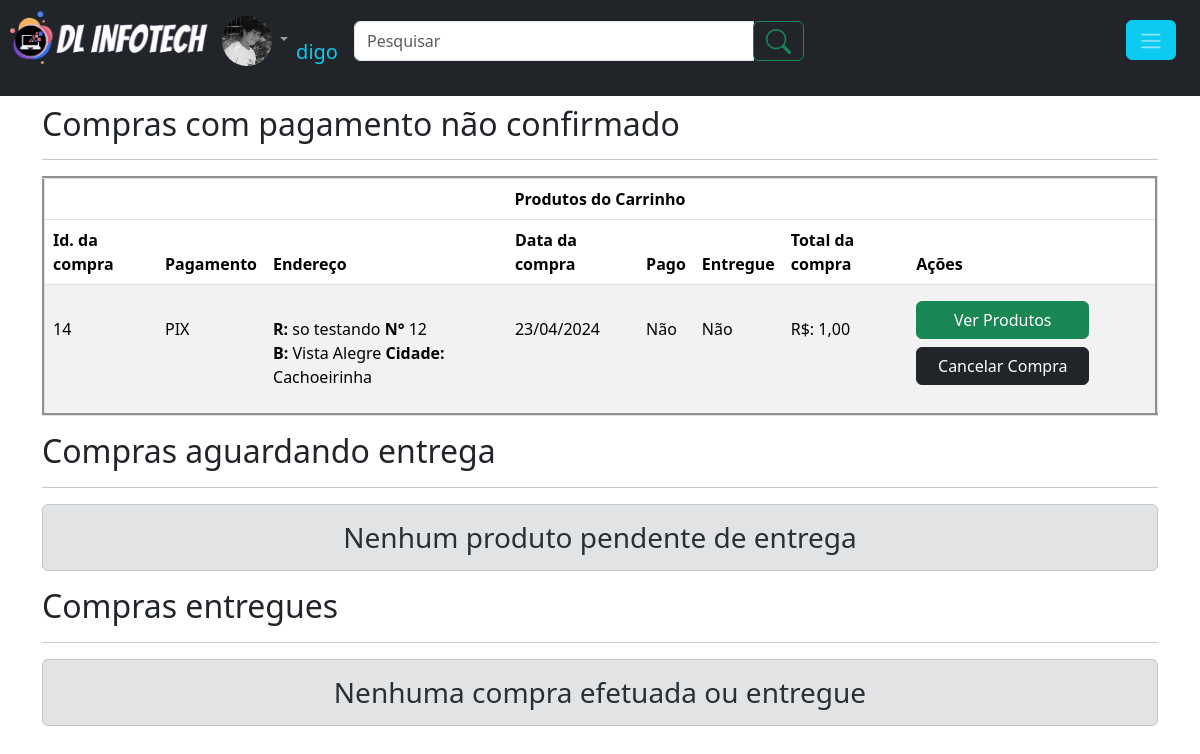
The app's page /usuario/compras.php (signed in), older data.
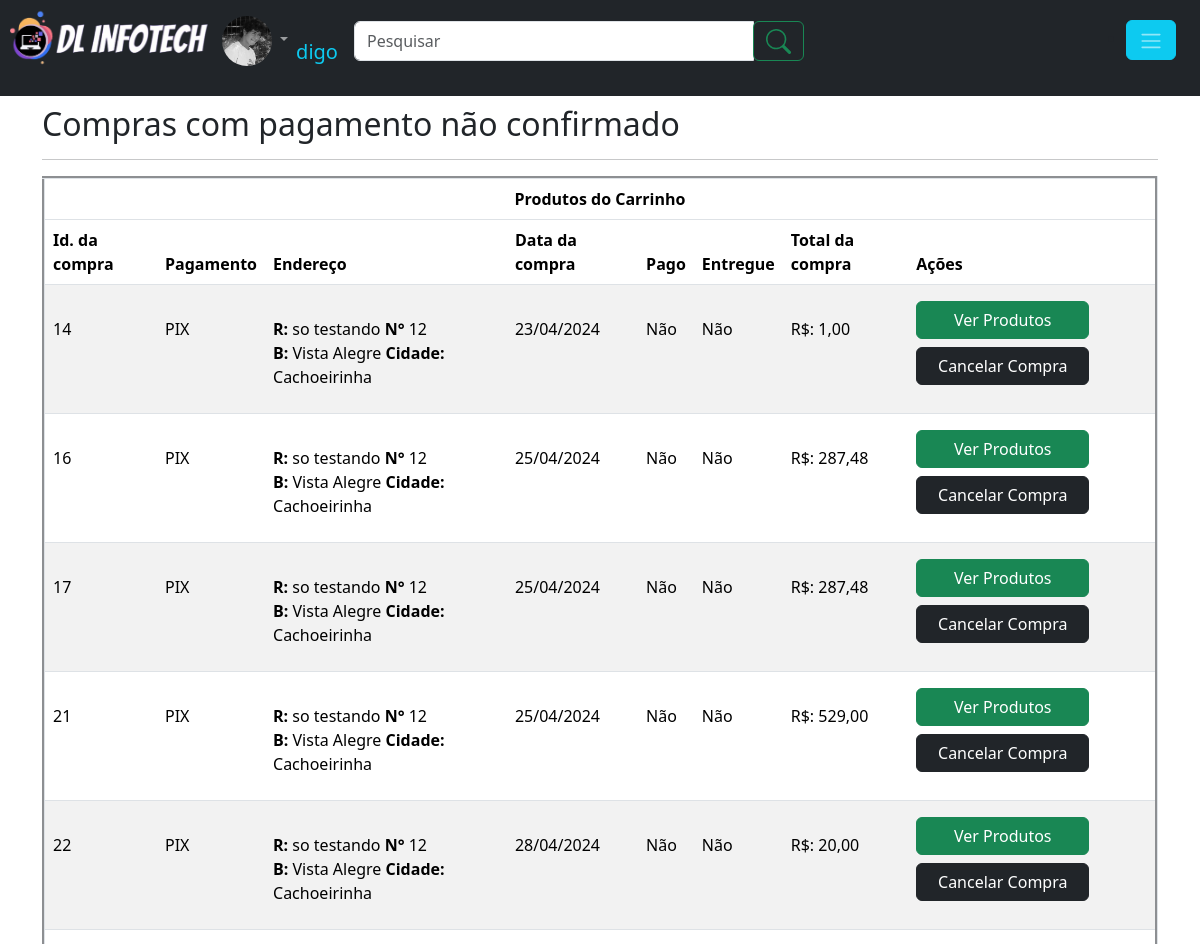
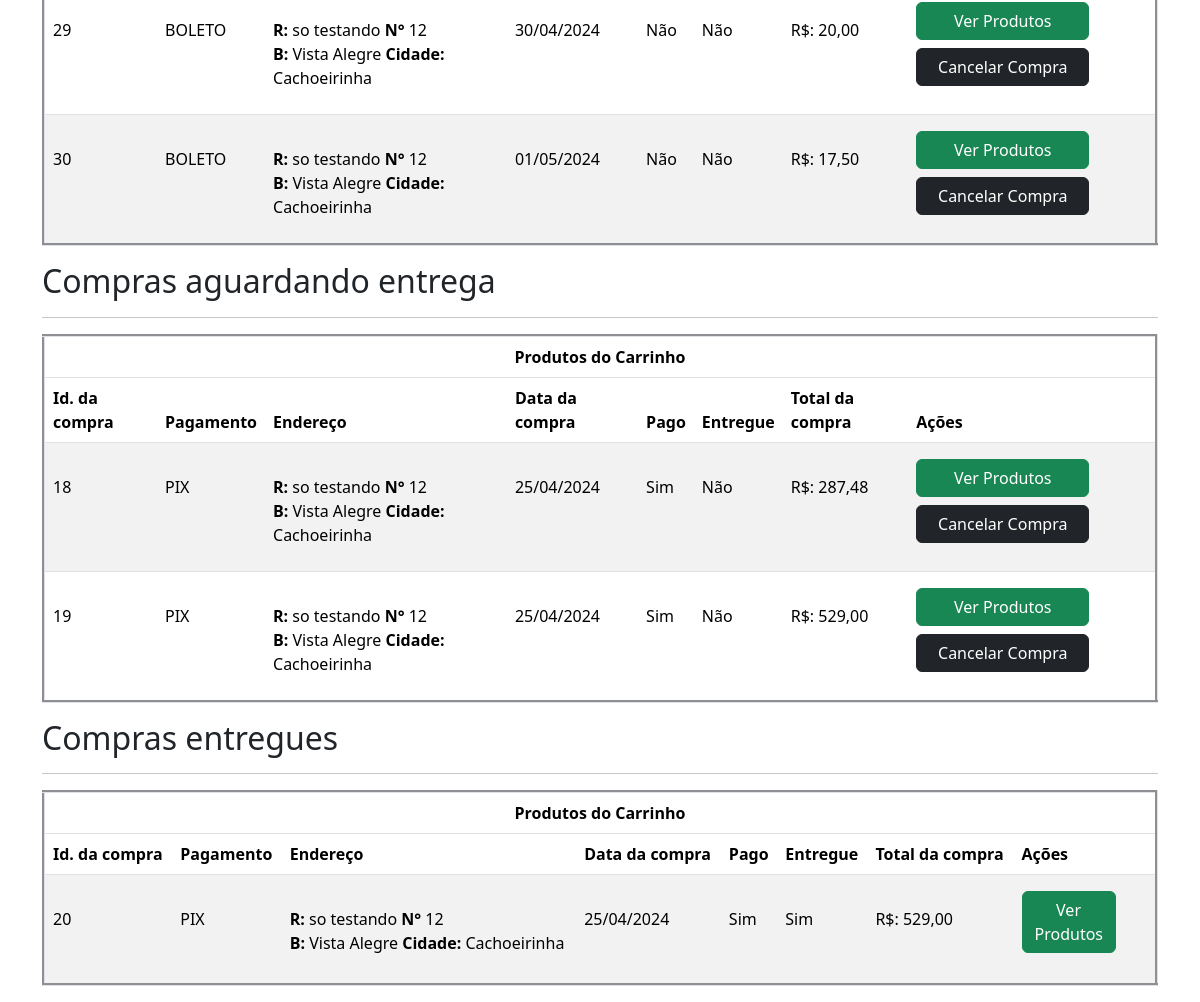
The same page, newer data (2 pictures, top to bottom).
### tables this page shows
CREATE TABLE `compras` (
  `id_compra` int(11) NOT NULL,
  `id_usuario` int(11) NOT NULL,
  `id_endereco` int(11) NOT NULL,
  `data` datetime NOT NULL,
  `total` double(10,2) NOT NULL,
  `autorizado` int(1) NOT NULL,
  `entregue` int(1) NOT NULL,
  `pagamento` varchar(30) NOT NULL,
  `parcelas` int(3) NOT NULL
);

CREATE TABLE `endereco_usuario` (
  `id_endereco` int(11) NOT NULL,
  `id_usuario` int(11) NOT NULL,
  `CEP` varchar(9) NOT NULL,
  `logradouro` varchar(120) NOT NULL,
  `bairro` varchar(60) NOT NULL,
  `cidade` varchar(60) NOT NULL,
  `UF` varchar(2) NOT NULL,
  `numero` int(6) NOT NULL,
  `complemento` varchar(60) NOT NULL,
  `ponto_referencia` varchar(100) NOT NULL,
  `retirada_com` varchar(100) NOT NULL,
  `telefone_entrega` varchar(15) NOT NULL
);

### verifica_session.php (called while the page is built, shortened)
<?php
if(empty($_SESSION['id_usuario'])){
	$logado = 0;
	session_destroy();
	}else{
	$logado = 1;
        $id_usuario = $_SESSION['id_usuario'];
        $foto = $_SESSION['foto'];
        $apelido = $_SESSION['apelido'];
	}
?>

### usuario/compras.php (the view, shortened to what this page needs)
<?php
require_once('../verifica_session.php');
require_once("../database.php");
$sql = "SELECT * FROM compras WHERE id_usuario = '".$id_usuario."'";
$consulta = $conexao->query($sql);
$dados_a = $consulta->fetchALL(PDO::FETCH_ASSOC);
require_once 'cabecalho.php';
?>
<div class="container" style="margin-top:105px">
<h2>Compras com pagamento não confirmado</h2><hr>
<?php
$cont=0;
foreach($dados_a as $d_1){
if($d_1['autorizado'] == 0){ $cont += 1;}
}
if($cont > 0){
	  echo '<table class="table table-striped mt-2" border="3">
                <thead>
                    <tr align="center">
                        <th colspan="8">Produtos do Carrinho</th>
                    </tr>
                    <tr>
                        <th>Id. da compra</th>
                        <th>Pagamento</th>
                        <th>Endereço</th>
                        <th>Data da compra</th>
                        <th>Pago</th>
                        <th>Entregue</th>
                        <th>Total da compra</th>
                        <th>Ações</th>
                    </tr>
                </thead>
                <tbody>';
                foreach ($dados_a as $d_2){
                $id_compra = $d_2['id_compra'];
		if($d_2['autorizado'] == 0 && $d_2['entregue'] == 0 ){
                $sql = "SELECT * FROM compras  WHERE id_compra = ?";
                $consulta = $conexao->prepare($sql);
                $consulta->execute(array($id_compra));
                $dados = $consulta->fetch(PDO::FETCH_ASSOC);
                $data = $d_2['data'];
                $total= $d_2['total'];
                $autorizado= $d_2['autorizado'];
				if($autorizado == 0){ $pago = 'Não';
				}else{
					$pago = 'Sim';
				}
                $entregue= $dados['entregue'];
				if($entregue == 0){ $ent = 'Não';
				}else{
					$ent = 'Sim';
				}
				$pagamento= $d_2['pagamento'];
				$id_endereco = $d_2['id_endereco'];
				$sqlend = "SELECT * FROM endereco_usuario WHERE id_endereco = '".$id_endereco."'";
				$consultaend = $conexao->query($sqlend);
				$dados_end = $consultaend->fetch(PDO::FETCH_ASSOC);
				$endereco = '<strong>R:</strong> '.$dados_end['logradouro'].' <strong>N°</strong> '.$dados_end['numero'].'<br><strong>B: </strong>'.$dados_end['bairro'].' <strong>Cidade:</strong> '.$dados_end['cidade'].'';
			    echo '<tr style="height: 110px">
                <td><P class="mt-4">'.$id_compra.'</P></td>
                <td><P class="mt-4">'.$pagamento.'</P></td>
                <td><P class="mt-4">'.$endereco.'</P></td>
                <td><P class="mt-4">'.date_format(new DateTime($data),"d/m/Y").'</P></td>
                <td><P class="mt-4">'.$pago.'</P></td>
                <td><P class="mt-4">'.$ent.'</P></td>
                <td><P class="mt-4"> R$: '.number_format($total,2,',','.').'</P></td>
                <td><a class="btn btn-success w-75 mt-2" href="?ver_pr_compra='.$id_compra.'">Ver Produtos</a>
                <a class="btn btn-dark mt-2 w-75" href="?cancelar_compra='.$id_compra.'">Cancelar Compra</a></td></tr>
';
				}}}else{ echo '<h3 class="alert alert-secondary text-center">Nenhum produto pendente de aprovação de pagamento</h3>';}
	echo '</tbody></table>';
?>
<h2>Compras aguardando entrega</h2><hr>
<?php
$cont_ent=0;
foreach($dados_a as $d_1){
if($d_1['autorizado'] == 1 && $d_1['entregue'] == 0){ $cont_ent += 1;}
}
if($cont_ent > 0){
	  echo '<table class="table table-striped mt-2" border="3">
                <thead>
                    <tr align="center">
                        <th colspan="8">Produtos do Carrinho</th>
                    </tr>
                    <tr>
                        <th>Id. da compra</th>
                        <th>Pagamento</th>
                        <th>Endereço</th>
                        <th>Data da compra</th>
                        <th>Pago</th>
                        <th>Entregue</th>
                        <th>Total da compra</th>
                        <th>Ações</th>
                    </tr>
                </thead>
                <tbody>';
                foreach ($dados_a as $d_2){
		$id_compra = $d_2['id_compra'];
		if($d_2['autorizado'] == 1 && $d_2['entregue'] == 0 ){
                $sql = "SELECT * FROM compras WHERE id_compra = ?";
                $consulta = $conexao->prepare($sql);
                $consulta->execute(array($id_compra));
                $dados = $consulta->fetch(PDO::FETCH_ASSOC);
                $data = $d_2['data'];
                $total= $d_2['total'];
                $autorizado= $d_2['autorizado'];
				if($autorizado == 0){ $pago = 'Não';
				}else{
					$pago = 'Sim';
				}
                $entregue= $dados['entregue'];
				if($entregue == 0){ $ent = 'Não';
				}else{
					$ent = 'Sim';
				}
				$pagamento= $d_2['pagamento'];
				$id_endereco = $d_2['id_endereco'];
				$sqlend = "SELECT * FROM endereco_usuario WHERE id_endereco = '".$id_endereco."'";
				$consultaend = $conexao->query($sqlend);
				$dados_end = $consultaend->fetch(PDO::FETCH_ASSOC);
				$endereco = '<strong>R:</strong> '.$dados_end['logradouro'].' <strong>N°</strong> '.$dados_end['numero'].'<br><strong>B: </strong>'.$dados_end['bairro'].' <strong>Cidade:</strong> '.$dados_end['cidade'].'';
			    echo '<tr style="height: 110px">
                <td><P class="mt-4">'.$id_compra.'</P></td>
                <td><P class="mt-4">'.$pagamento.'</P></td>
                <td><P class="mt-4">'.$endereco.'</P></td>
                <td><P class="mt-4">'.date_format(new DateTime($data),"d/m/Y").'</P></td>
                <td><P class="mt-4">'.$pago.'</P></td>
                <td><P class="mt-4">'.$ent.'</P></td>
                <td><P class="mt-4"> R$: '.number_format($total,2,',','.').'</P></td>
                <td><a class="btn btn-success w-75 mt-2" href="?ver_pr_compra='.$id_compra.'">Ver Produtos</a>
                <a class="btn btn-dark mt-2 w-75" href="?cancelar_compra='.$id_compra.'">Cancelar Compra</a></td></tr>
';
				}}}else{ echo '<h3 class="alert alert-secondary text-center">Nenhum produto pendente de entrega</h3>';}
	echo '</tbody></table>';
	?>
<h2>Compras entregues</h2><hr>
<?php
$cont_faturado=0;
foreach($dados_a as $d_1){
if($d_1['autorizado'] == 1 && $d_1['entregue'] == 1){ $cont_faturado += 1;}
}
if($cont_faturado > 0){
	  echo '<table class="table table-striped mt-2" border="3">
                <thead>
                    <tr align="center">
                        <th colspan="8">Produtos do Carrinho</th>
                    </tr>
                    <tr>
                        <th>Id. da compra</th>
                        <th>Pagamento</th>
                        <th>Endereço</th>
                        <th>Data da compra</th>
                        <th>Pago</th>
                        <th>Entregue</th>
                        <th>Total da compra</th>
                        <th>Ações</th>
                    </tr>
                </thead>
                <tbody>';
                foreach ($dados_a as $d_2){
		$id_compra = $d_2['id_compra'];
		if($d_2['autorizado'] == 1 && $d_2['entregue'] == 1 ){
                $sql = "SELECT * FROM compras WHERE id_compra = ?";
                $consulta = $conexao->prepare($sql);
                $consulta->execute(array($id_compra));
                $dados = $consulta->fetch(PDO::FETCH_ASSOC);
                $data = $d_2['data'];
                $total= $d_2['total'];
                $autorizado= $d_2['autorizado'];
				if($autorizado == 0){ $pago = 'Não';
				}else{
					$pago = 'Sim';
				}
                $entregue= $dados['entregue'];
				if($entregue == 0){ $ent = 'Não';
				}else{
					$ent = 'Sim';
				}
				$pagamento= $d_2['pagamento'];
				$id_endereco = $d_2['id_endereco'];
				$sqlend = "SELECT * FROM endereco_usuario WHERE id_endereco = '".$id_endereco."'";
				$consultaend = $conexao->query($sqlend);
				$dados_end = $consultaend->fetch(PDO::FETCH_ASSOC);
				$endereco = '<strong>R:</strong> '.$dados_end['logradouro'].' <strong>N°</strong> '.$dados_end['numero'].'<br><strong>B: </strong>'.$dados_end['bairro'].' <strong>Cidade:</strong> '.$dados_end['cidade'].'';
			    echo '<tr style="height: 110px">
                <td><P class="mt-4">'.$id_compra.'</P></td>
                <td><P class="mt-4">'.$pagamento.'</P></td>
                <td><P class="mt-4">'.$endereco.'</P></td>
                <td><P class="mt-4">'.date_format(new DateTime($data),"d/m/Y").'</P></td>
                <td><P class="mt-4">'.$pago.'</P></td>
                <td><P class="mt-4">'.$ent.'</P></td>
                <td><P class="mt-4"> R$: '.number_format($total,2,',','.').'</P></td>
                <td><a class="btn btn-success w-75 mt-2" href="?ver_pr_compra='.$id_compra.'">Ver Produtos</a>
                </td></tr>
';
				}}}else{ echo '<h3 class="alert alert-secondary text-center">Nenhuma compra efetuada ou entregue</h3>';}
	echo '</tbody></table>';
	?>
</div>

### usuario/cabecalho.php (shortened to what this page needs)
<?php
require_once('../verifica_session.php');
?>
<!doctype html>
<html lang="pt-br">
  <head>
    <link href="https://cdn.jsdelivr.net/npm/bootstrap@5.3.3/dist/css/bootstrap.min.css" rel="stylesheet">
	<link rel="stylesheet" href="../css/style.css">
	<link rel="stylesheet" href="../css/modal.css">
</head>
  <body>
	<nav class="navbar navbar-expand-lg navbar-dark bg-dark fixed-top"  >
		<div class="collapse navbar-collapse">
		<ul class="navbar-nav mr-auto mt-2 mt-lg-0 ">
        <li><a href="../index.php"><img src="../img/logo.png" alt="logo image" style="height: 70px"></a></li><?php
			if($logado == 1){
                    $nick = '';
                    if(!empty($apelido)){$nick = $apelido;}else{$nick = $nome;}
                    if(!empty($foto)){$foto_usuario = $foto;}else{$foto_usuario ="user_null.png" ;}
					echo '<li class="nav-item dropdown">
					<a class="nav-link dropdown-toggle" href="#" id="navbarDropdownMenuLink" role="button" data-toggle="dropdown" aria-haspopup="true" aria-expanded="false">
						<img src="../img/foto_usuario/'.$foto_usuario.'" style="border-radius: 50%;width:50px;height:50px;align=left;">
					</a>
					<div class="dropdown-menu" aria-labelledby="navbarDropdownMenuLink">
					  <a class="dropdown-item" href="../index.php">Inicio</a>
					  <a class="dropdown-item" href="../usuario/notificacoes.php">Notificações</a>
					  <a class="dropdown-item" href="perfil.php">Perfil</a>
					  <a class="dropdown-item" href="compras.php">Compras</a>
					  <a class="dropdown-item" href="altera_usuario.php">Configurações</a>
					  <a class="dropdown-item" href="#.php">Suporte</a>
					  <a class="dropdown-item" href="../sair.php">Sair</a>
					  </div><li class="navbar-brand mt-4"><p class="text-info">'.$nick.'</p></li>
				  </li>
				  <li class="navbar-brand mt-2">
					  <form class="form-inline" action="../produtos/procura_produto.php" method="POST">
						<div class="input-group"><input type="search" class="form-control" name="busca_produto" placeholder="Pesquisar" style="width: 400px;" >
						  <div class="input-group-prepend">
							<button class="input-group-text btn btn-outline-success" type="submit">
								<svg xmlns="http://www.w3.org/2000/svg" width="25" height="25" fill="currentColor" class="bi bi-search" viewBox="0 0 16 16">
								<path d="M11.742 10.344a6.5 6.5 0 1 0-1.397 1.398h-.001q.044.06.098.115l3.85 3.85a1 1 0 0 0 1.415-1.414l-3.85-3.85a1 1 0 0 0-.115-.1zM12 6.5a5.5 5.5 0 1 1-11 0 5.5 5.5 0 0 1 11 0"/>
								</svg>
							</button>
						  </div>
						</div>
					  </form>
				  </li>
				  </ul></div>
				  <ul><li><button type="button" class="btn btn-info me-4" data-toggle="modal" data-target="#exampleModal">
					<span class="navbar-toggler-icon"></span>
					</button></li>
					</ul>';
					}
					?></nav>

Row changes from the older to the newer data that the page shows:
added compras: id_compra "16", pagamento "PIX", id_endereco.logradouro "so testando", id_endereco.numero "12", id_endereco.bairro "Vista Alegre", id_endereco.cidade "Cachoeirinha", data "25/04/2024", autorizado "Não", entregue "Não", total "287,48", shown under "Compras com pagamento não confirmado"
added compras: id_compra "17", pagamento "PIX", id_endereco.logradouro "so testando", id_endereco.numero "12", id_endereco.bairro "Vista Alegre", id_endereco.cidade "Cachoeirinha", data "25/04/2024", autorizado "Não", entregue "Não", total "287,48", shown under "Compras com pagamento não confirmado"
added compras: id_compra "21", pagamento "PIX", id_endereco.logradouro "so testando", id_endereco.numero "12", id_endereco.bairro "Vista Alegre", id_endereco.cidade "Cachoeirinha", data "25/04/2024", autorizado "Não", entregue "Não", total "529,00", shown under "Compras com pagamento não confirmado"
added compras: id_compra "22", pagamento "PIX", id_endereco.logradouro "so testando", id_endereco.numero "12", id_endereco.bairro "Vista Alegre", id_endereco.cidade "Cachoeirinha", data "28/04/2024", autorizado "Não", entregue "Não", total "20,00", shown under "Compras com pagamento não confirmado"
added compras: id_compra "29", pagamento "BOLETO", id_endereco.logradouro "so testando", id_endereco.numero "12", id_endereco.bairro "Vista Alegre", id_endereco.cidade "Cachoeirinha", data "30/04/2024", autorizado "Não", entregue "Não", total "20,00", shown under "Compras com pagamento não confirmado"
added compras: id_compra "30", pagamento "BOLETO", id_endereco.logradouro "so testando", id_endereco.numero "12", id_endereco.bairro "Vista Alegre", id_endereco.cidade "Cachoeirinha", data "01/05/2024", autorizado "Não", entregue "Não", total "17,50", shown under "Compras com pagamento não confirmado"
added compras: id_compra "18", pagamento "PIX", id_endereco.logradouro "so testando", id_endereco.numero "12", id_endereco.bairro "Vista Alegre", id_endereco.cidade "Cachoeirinha", data "25/04/2024", autorizado "Sim", entregue "Não", total "287,48", shown under "Compras aguardando entrega"
added compras: id_compra "19", pagamento "PIX", id_endereco.logradouro "so testando", id_endereco.numero "12", id_endereco.bairro "Vista Alegre", id_endereco.cidade "Cachoeirinha", data "25/04/2024", autorizado "Sim", entregue "Não", total "529,00", shown under "Compras aguardando entrega"
added compras: id_compra "20", pagamento "PIX", id_endereco.logradouro "so testando", id_endereco.numero "12", id_endereco.bairro "Vista Alegre", id_endereco.cidade "Cachoeirinha", data "25/04/2024", autorizado "Sim", entregue "Sim", total "529,00", shown under "Compras entregues"
Text that changed along with them:
text no longer shown: "Nenhum produto pendente de entrega Nenhuma compra efetuada ou entregue"
text now shown: "Produtos do Carrinho Id. da compra Pagamento Endereço Data da compra Pago Entregue Total da compra Ações Produtos do Carrinho Id. da compra Pagamento Endereço Data da compra Pago Entregue Total da compra Ações"
